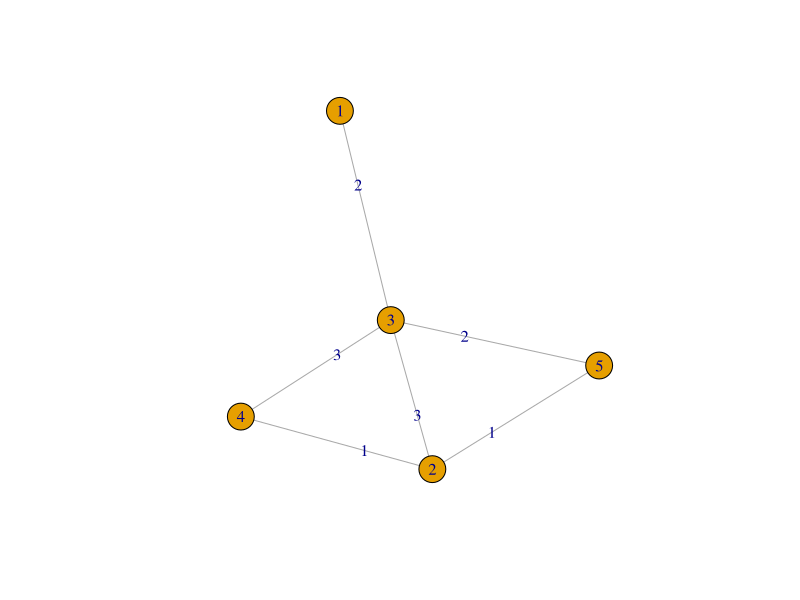

The R source for this figure:
library('igraph')

# Graph generation and properties.
randomGraph <- function(n=10) {
  m <- matrix(sample(0:3, n*n, replace=T), nrow=n)
  m[lower.tri(m)] <- t(m)[lower.tri(m)]
  m[m == 0] <- Inf
  diag(m) <- Inf
  
  distance <- rep(Inf, n)
  predecessor <- rep(NA, n)
  
  list(m=m, n=n, d=distance, p=predecessor)
}

edges <- function(m) {
  n <- ncol(m)
  r <- c()
  for (i in 1:n)
    for (j in i:n)
      if (j > i && 0 != m[i,j] && m[i,j] < Inf)
        r <- rbind(r, c(i,j))
  r
}

plotGraph <- function(G) {
  h <- g$m
  h[h == Inf] <- 0
  igraph <- graph.adjacency(h, mode='undirected', weighted=T, diag=F)
  plot(igraph, edge.label=E(igraph)$weight)
}

# Bellman-Ford.
initializeSingleSource <- function(G, s) {
  for (i in 1:G$n) {
    G$d[i] <- Inf
    G$p[i] <- NA
  }
  G$d[s] = 0
  return(G)
}

relax <- function(G, u, v) {
  if (G$d[v] > G$d[u] + G$m[u,v]) {
    G$d[v] <- G$d[u] + G$m[u,v]
    G$p[v] <- u
  }
  return(G)
}

bellman.ford <- function(G, s) {
  G <- initializeSingleSource(G, s)
  for (i in 1:(G$n - 1)) {
    e <- edges(G$m)
    for (row in 1:nrow(e))
      G <- relax(G, e[row,1], e[row,2])
  }
  
  e <- edges(G$m)
  ret <- TRUE
  for (row in ncol(e))
    if (G$d[e[row,1]] > G$d[e[row,2]] + G$m[e[row,1],e[row,2]])
      ret <- FALSE
  
  list(graph=G, ret=ret)
}

# Simulation, results and plot.
g <- randomGraph(5)
print((res <- bellman.ford(g, 1)))
plotGraph(g)